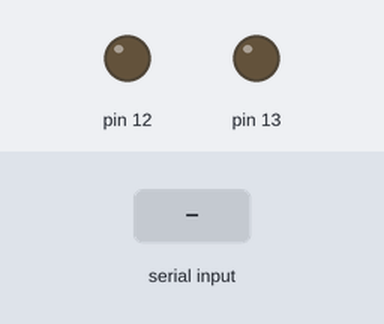
A sketch run on a simulated Arduino Uno, built with avr-gcc and run on an emulated ATmega328P. Parts: output pins drawn as LEDs (lit = HIGH). The test bench sets the inputs (shaded band).

Above: at 1.2 s.
1.3 s: "R" received over Serial
At 1.9 s:
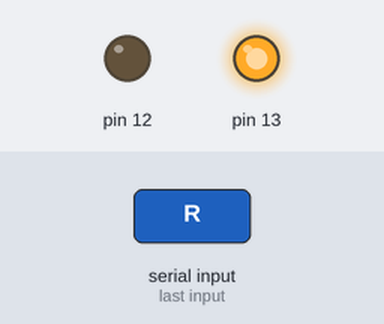
2.8 s: "Y" received over Serial
At 3.1 s:
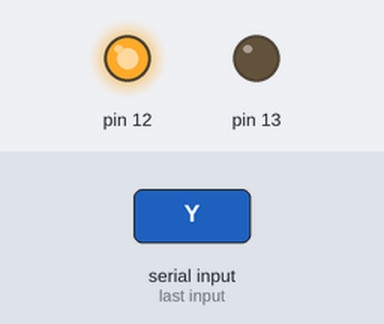
Timing chart, 0 to 5.8 s (numbered marks = the images above; inputs shaded):
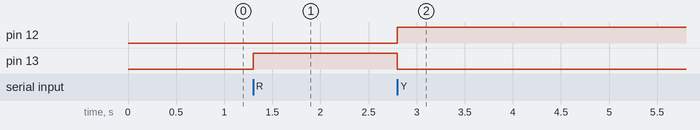

The sketch:

umme_test_2.ino.ino
```cpp
int incomingByte;
void setup() {
  Serial.begin(9600);
  pinMode (13, OUTPUT);
  pinMode (12, OUTPUT);
  // put your setup code here, to run once:
}

void loop() {
  // R turns the red led on and yellow led off, Y turns the yellow led on and red led off:
  if (Serial.available() > 0) {
    incomingByte = Serial.read();
    if (incomingByte == 'R') {
      digitalWrite (13, HIGH);
      digitalWrite (12, LOW);
    }
    if (incomingByte == 'Y') {
      digitalWrite (12, HIGH);
      digitalWrite (13, LOW);
    }
  }
}
```

Measured:
- after the input at 1.3 s, pin 13: LOW → HIGH at once
- after the input at 2.8 s, pin 12: LOW → HIGH at once; pin 13: HIGH → LOW at once
